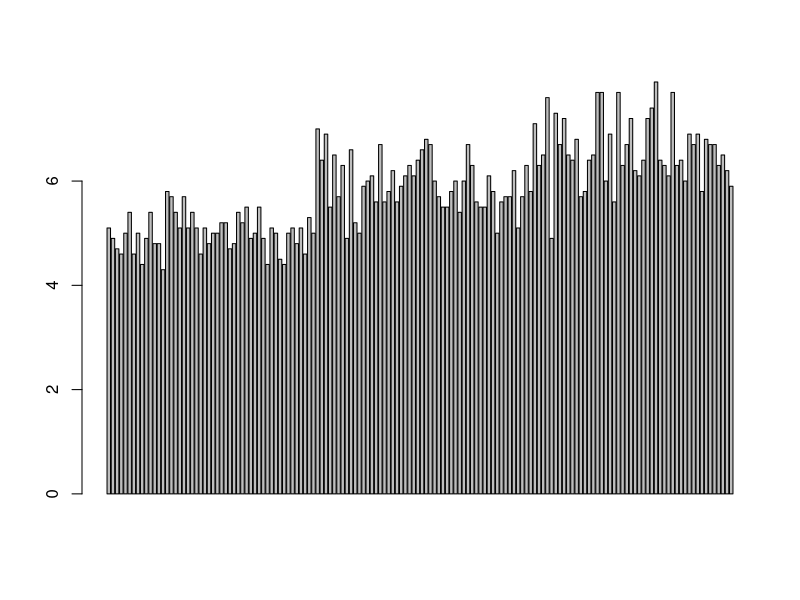
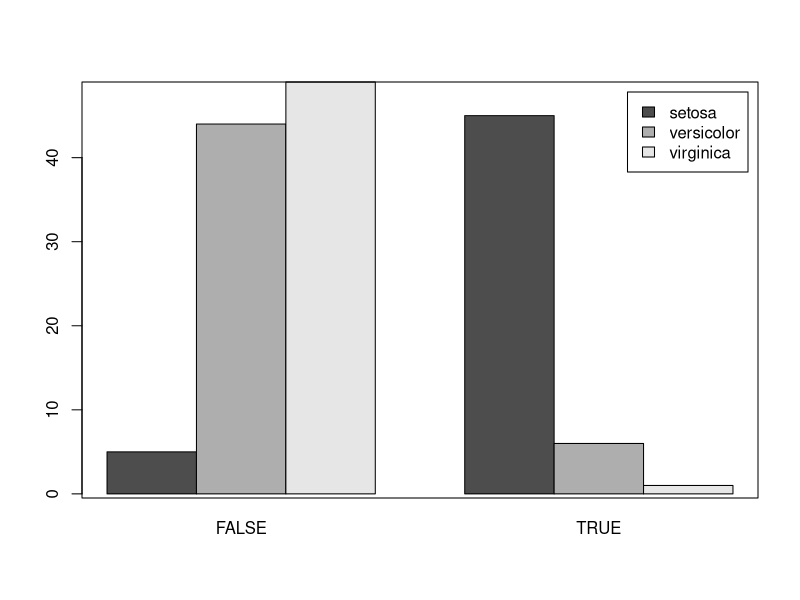
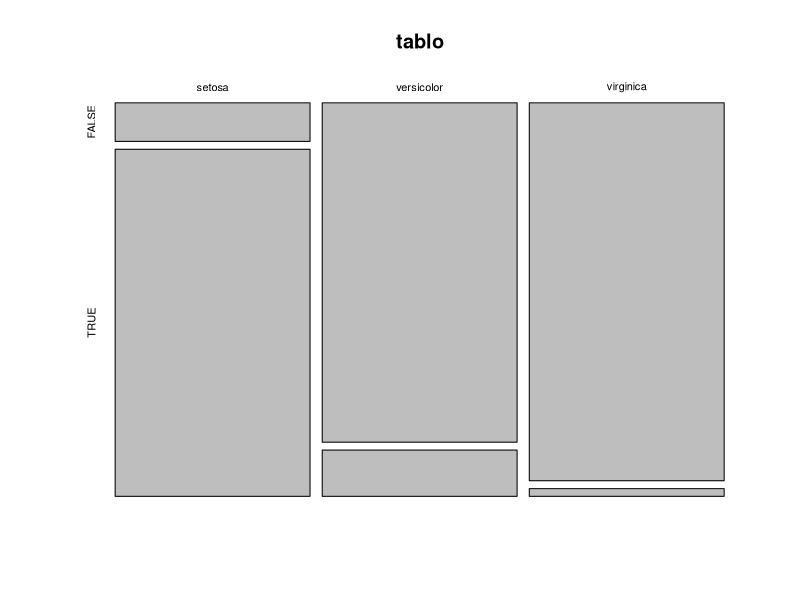
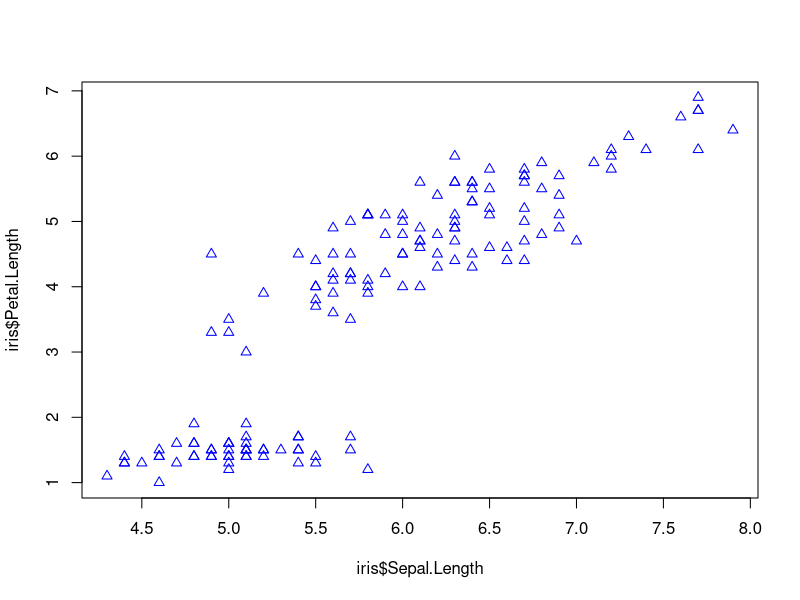
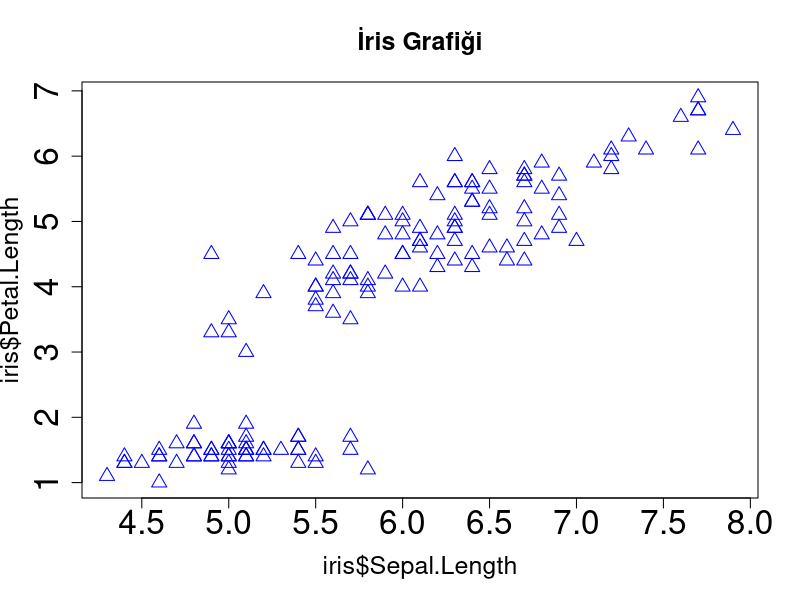
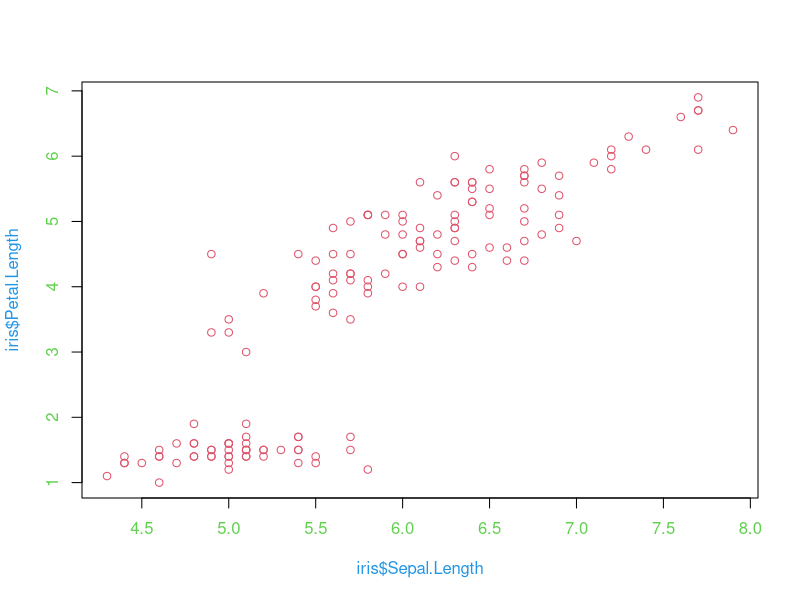
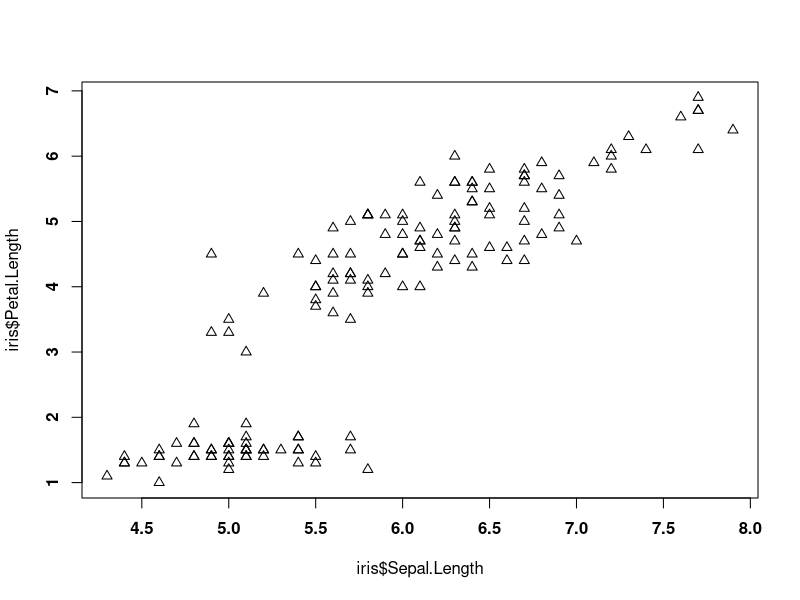
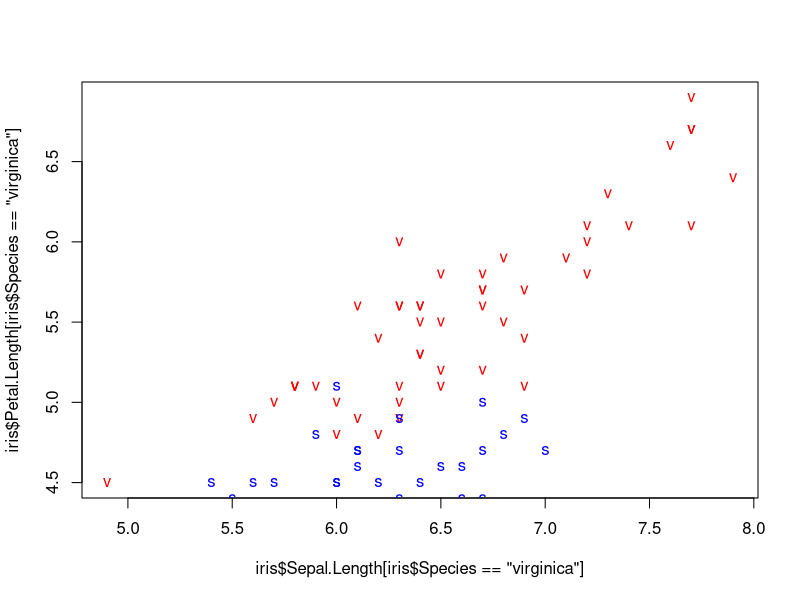

Write R code to recreate these figures, in order.
#TAB tuşuna basarak kod tamamlayıcı kullanılabilir.
#R Grafikler (Stacked Barchart, Mosaic Plot, Plot)

barplot(iris$Sepal.Length)

tablo = table(iris$Species, iris$Sepal.Length<5.5)

#sepal length değerinin 5.5 ten küçük veya büyük olmasına göre yaprak tiplerini ayırdık
#true olanlar küçük false olanlar büyük 5.5 ten
tablo

barplot(tablo, beside = TRUE, legend.text = TRUE) #barplot u şimdi tabloyla çizelim
#besaide yan yana çizer. yazmazsak üst üste çizecektir.

box(which = "plot") # grafiği kutu içine aldık

mosaicplot(tablo) # aşağı yukarı aynı ama daha farklı bir görünüm ile

cor(iris$Sepal.Length, iris$Sepal.Width) #korelasyon hesaplama
#DİKKAT! Eğer veri setinde eksik veya N/A değerler varsa hesaplamaz.


cor(iris$Sepal.Length, iris$Sepal.Width, use = "complete.obs")
#use ile complete observations yani tamamlanmış gözlemleri kullandık
#veri setinde eksik veri olması durumunda use ile düzeltilebilir bu durum
help("cor") # kullanılacak diğer ayarlara bakabiliriz.
#korelasyon değeri 1 veya -1'e yakınsa kuvvetli korelasyon var demektir
#korelasyon = değişim katsayısı veya ilişkililik diyebiliriz.
plot(iris$Sepal.Length, iris$Petal.Length, pch=2, col="blue") #pch işaretleme tipini değiştirir.
#bu grafikte yüksek bir ilişki olduğu görünüyor. şimdi cor ile bakalım var mı diye.
cor(iris$Sepal.Length, iris$Petal.Length)
#görüldüğü gibi 0.8 gibi yüksek bir oran çıktı
plot(iris$Sepal.Length, iris$Petal.Length, pch=2, col="blue", main="İris Grafiği" , cex=1.5, cex.axis=2, cex.lab=1.5, cex.main=1.5)
#cex default 1 değerindedir ve işaretleri büyütür ve küçültür.
plot(iris$Sepal.Length, iris$Petal.Length, col=2, col.axis=3, col.lab=4)
#col.isim ile color değerleri değiştirilebilir. 
plot(iris$Sepal.Length, iris$Petal.Length, pch=2,font=2, font.axis=3, font.lab=1)
#font ile yazı tipine ait özelliklker belirlenebilir
summary(iris) # iris datasının istatistiksel özellikleri
plot(iris$Sepal.Length[iris$Species=="virginica"], iris$Petal.Length[iris$Species=="virginica"], pch="v", col="red")
#sepal length ve petal lenth grafiğini sadece virginica türleri için çizdirdik
points(iris$Sepal.Length[iris$Species=="versicolor"], iris$Petal.Length[iris$Species=="versicolor"], pch="s", col="blue", )
#points aynı grafiğin üstüne başka bir şey daha çizdirmek istersek kullanılır

par(mfrow=c(1,2))  #grafiği 1satır ve 2 kolon olmak üzere iki bölgeye böler
# grafiklerimizi par komutunun ardından çizdirmemiz gerekiyor
plot(iris$Sepal.Length[iris$Species=="virginica"], iris$Petal.Length[iris$Species=="virginica"], pch="v", col="red")
plot(iris$Sepal.Length[iris$Species=="versicolor"], iris$Petal.Length[iris$Species=="versicolor"], pch="s", col="blue", )
#böylece 2 bölgeye farklı grafikler çizebiliriz.
par(mfrow=c(1,1))

summary(iris)
plot(iris$Sepal.Length, iris$Petal.Length, axes=F) #axesleri false yaptık yani çizmedik
#şimdi axis leri kendimiz dolduralım istediğimiz gibi
axis(side=1, at=c(4.300, 5.843, 7.900), labels =c("min", "mean","max"))
axis(side=2, at=c(1.000, 3.758, 6900), labels = c("min", "mean", "max"))
axis(side=3, at=c(5.100, 5.800, 6.400), labels=c("1.qrt", "median", "3.qrt"), col="red")

abline(lm(iris$Sepal.Length~iris$Petal.Length), col="green")
#abline ile eksenlerdeki veriler arası ilişkiyi çizdirdik grafiğimizin üstüne

